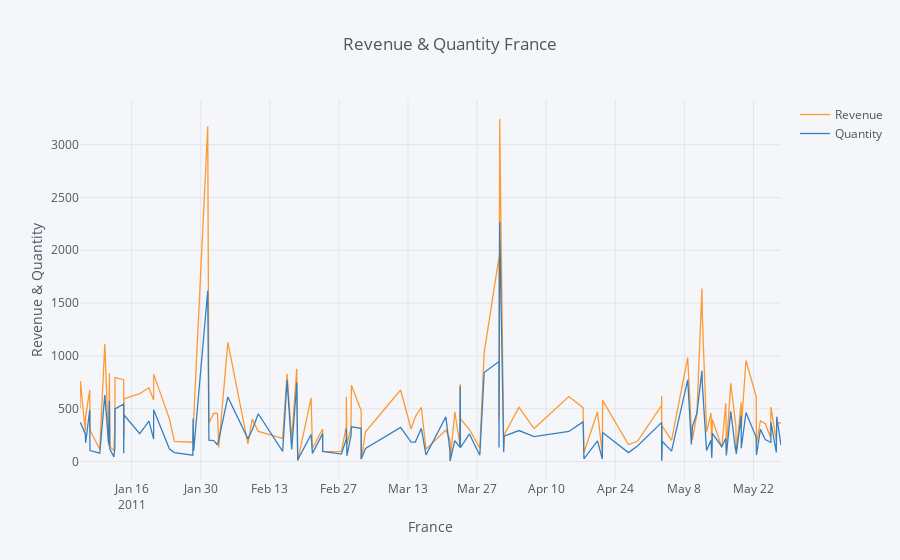

Notebook code for this chart:
### Code cell
group_0 = df_2.groupby('InvoiceDate').agg({'Revenue':'sum','Quantity':'sum'})
group_0.iplot(kind='line', xTitle='France', yTitle='Revenue & Quantity', title='Revenue & Quantity France')
